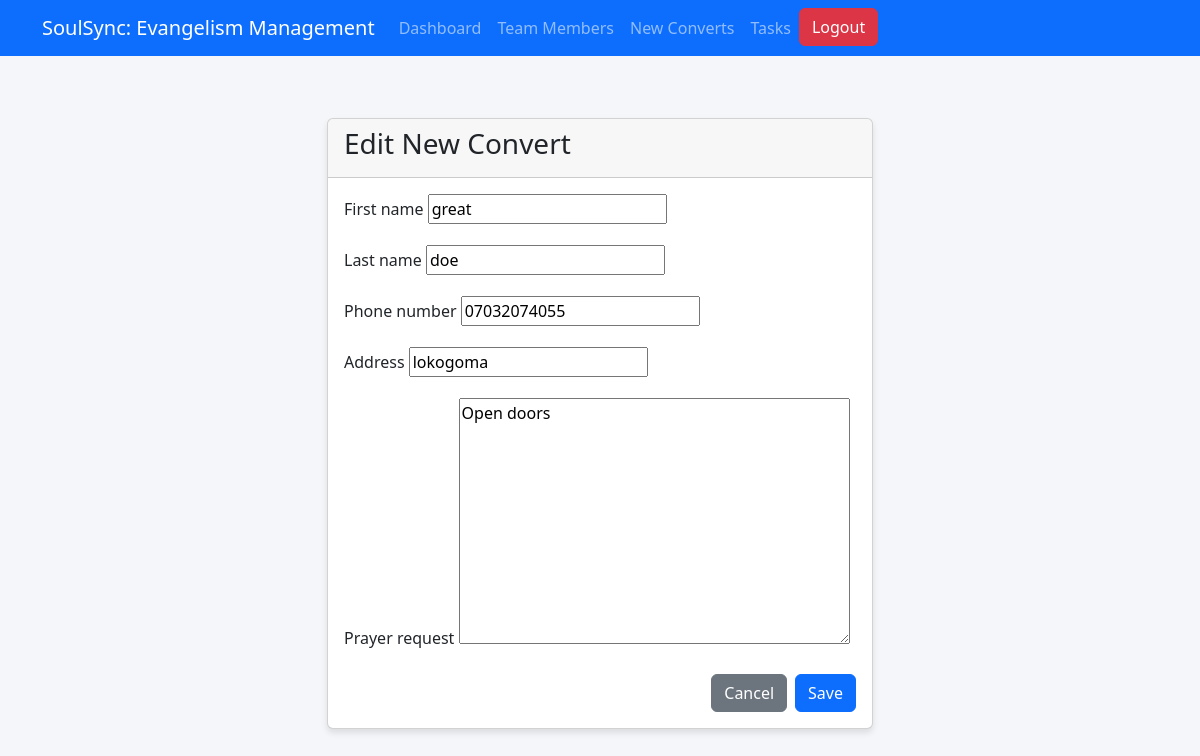
Page /new-convert-update/1/ (signed in) on the committed database.
### core/models.py (models this page shows, shortened)
class NewConvert(models.Model):
    user = models.ForeignKey(CustomUser, on_delete=models.SET_NULL, null=True, blank=True, related_name="new_convert")
    first_name = models.CharField(max_length=100)
    last_name = models.CharField(max_length=100)
    phone_number = models.CharField(max_length=100)
    address = models.CharField(max_length=100)
    prayer_request = models.TextField()
    updated_at = models.DateTimeField(auto_now=True)
    date_joined = models.DateTimeField(auto_now_add=True)
    class Meta:
        verbose_name_plural = "New Converts"

### core/views.py (the view)
# urls.py: path('new-convert-update/<int:pk>/', views.new_convert_update, name='new_convert_update'),
@login_required
def new_convert_update(request, pk):
    new_convert = get_object_or_404(NewConvert, pk=pk)
    if request.method == 'POST':
        form = NewConvertForm(request.POST, instance=new_convert)
        if form.is_valid():
            form.save()
            messages.success(request, 'New convert updated successfully.')
            return redirect('new_convert_list')
    else:
        form = NewConvertForm(instance=new_convert)
    return render(request, 'evangelism/new_convert_form.html', {'form': form})

### core/forms.py (shortened to what this page needs)
class NewConvertForm(forms.ModelForm):
    phone_number = forms.CharField(
        validators=[PhoneNumberValidator()],
        help_text='Enter phone number with country code'
    )
    class Meta:
        model = NewConvert
        fields = ['first_name', 'last_name', 'phone_number', 'address', 'prayer_request']

### core/templates/evangelism/new_convert_form.html (shortened to what this page needs)
{% extends 'evangelism/base.html' %}
{% block content %}
<div class="row justify-content-center mt-5">
    <div class="col-md-8 col-lg-6">
        <div class="card">
            <div class="card-header">
                <h3>{% if form.instance.pk %}Edit{% else %}Add{% endif %} New Convert</h3>
            </div>
            <div class="card-body">
                <form method="post">
                    {% for field in form %}
                        <div class="mb-3">
                            <label class="form-label">{{ field.label }}</label>
                            {{ field }}
                        </div>
                    {% endfor %}
                    <div class="d-grid gap-2 d-md-flex justify-content-md-end">
                        <a href="{% url 'new_convert_list' %}" class="btn btn-secondary">Cancel</a>
                        <button type="submit" class="btn btn-primary">Save</button>
                    </div>
                </form>
            </div>
        </div>
    </div>
</div>
{% endblock %}

### core/templates/evangelism/base.html (style rules this page uses)
body { padding-top: 70px; background-color: #f4f6f9; }
.card { margin-bottom: 20px; box-shadow: 0 4px 6px rgba(0,0,0,0.1); }

### rows in the picture
NewConvert: form "great" "doe" "07032074055" "lokogoma" "Open doors"

### other values in the picture
{{ field.label }} "First name" "Last name" "Phone number" "Address" "Prayer request"
